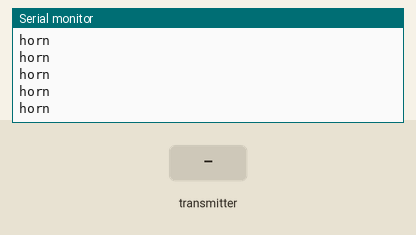
The sketch below on a simulated Arduino Mega 2560, built with avr-gcc and run on an emulated ATmega2560. Shown: the last lines printed to the serial monitor. The inputs (shaded band) are chosen by the test bench. No radio packets arrive unless stated.

Above: at 1.2 s.
1.3 s: the transmitter starts sending data.0 = 0
2.9 s: the transmitter starts sending data.1 = 256
At 3.7 s:
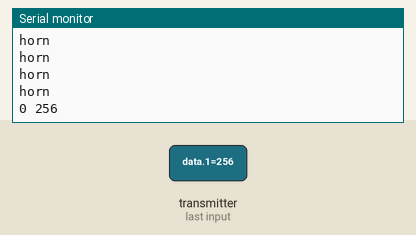
5.9 s: the transmitter starts sending data.0 = 256
At 6.07 s:
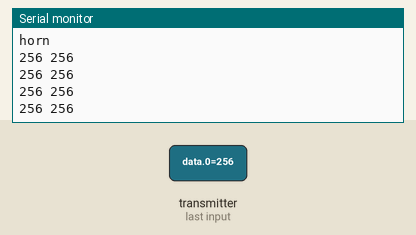
7.4 s: the transmitter starts sending data.1 = 0
At 7.57 s:
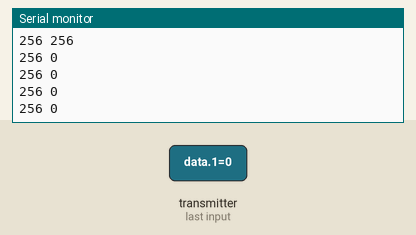

Measured:
- after the input at 2.9 s, the serial monitor: prints a new line after 0.07 s (image 1)
- after the input at 5.9 s, the serial monitor: prints a new line after 0.07 s (image 2)
- after the input at 7.4 s, the serial monitor: prints a new line at once (image 3)

The sketch:

rec_multi.ino
```cpp
// Arduino mega

#include <SPI.h>
#include <RF24.h>
#include <nRF24L01.h>

RF24 radio(7, 8);
const byte address[6] = "85236";

void setup() {
  Serial.begin(9600);
  radio.begin();
  radio.openReadingPipe(0, address);
  radio.setPALevel(RF24_PA_MIN);
  radio.startListening();
}

int data[2];

void loop(){
  if (radio.available()) {
    radio.read(&data, sizeof(data));
    for(int i=0; i<2; i++){
      Serial.print(data[i]);
      Serial.print(" ");
    }
    Serial.println("");
  }

int potx = data[0];
int poty = data[1];

if (potx == 0){
  digitalWrite(6, 1);
  Serial.println("horn");
}
}
```
